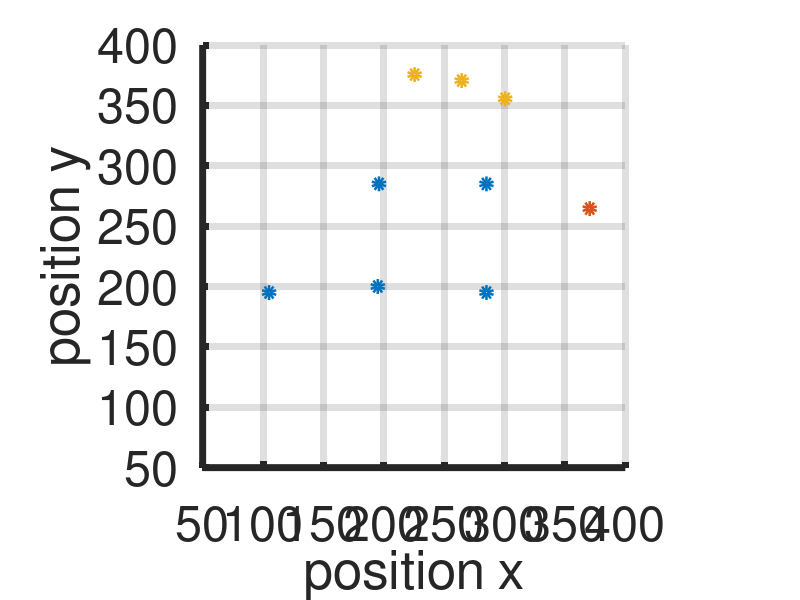

MATLAB code for this plot:
clc
% clear all

%%
lambda = 0.125; 
k = (2.*pi)./lambda; 
xm = [105;195;196;285;285];
ym = [195;200;285;195;285];
s = 3;
f = [1;0.1*ones(s,1)];
w = 1./f;
w = w/sum(w);
r = 150;
theta = pi./12;
theta_sec = linspace(pi./3,1/2.*pi,s);
theta = [theta;theta_sec'];
xrec = 225 + r*cos(theta);
yrec = 225 + r*sin(theta);
xrec = round(xrec) + 0.5;
yrec = round(yrec) + 0.5;
N_a = length(xm);
N_s = length(xrec);
rho = sqrt(xrec.^2+yrec.^2);
theta = atan(yrec./xrec);
xv = (0.5:1:499.5)';
yv = xv;
for i=1:N_s
    pos_x(i,1) = find(xv == xrec(i,1));
    pos_y(i,1) = find(yv == yrec(i,1));
end
for m=1:N_a
    if m==1
        load('amat_105_195.mat');load('pmat_105_195.mat');
    end
    if m==2
        load('amat_195_200.mat');load('pmat_195_200.mat');
    end
    if m==3
        load('amat_196_285.mat');load('pmat_196_285.mat');
    end
    if m==4
        load('amat_285_195.mat');load('pmat_285_195.mat');
    end
    if m==5
        load('amat_285_285.mat');load('pmat_285_285.mat');
    end
    amat = amat/max(amat);
    amat = reshape(amat,500,500);
    pmat = reshape(pmat,500,500);
    for i=1:N_s
        gamma_amp(m,i) = 1/1*amat(pos_x(i,1),pos_y(i,1));
        gamma_ph(m,i) = 1/1*pmat(pos_x(i,1),pos_y(i,1));
    end
end
mu = 2;

%%
d = zeros(N_a,N_s);
zeta = zeros(N_a,N_s);
for m=1:N_a
    for i=1:N_s
        d(m,i) = norm([xm(m,:);ym(m,:)]-[xrec(i,:);yrec(i,:)]);
        zeta(m,i) = k*(xm(m,:)*cos(theta(i,:)) + ym(m,:)*sin(theta(i,:)) + d(m,i));
    end
end

%%
scatter(xm,ym,'LineWidth',5)
hold on
grid on
set(gca, 'LineWidth', 5, 'FontSize', 35)
scatter(rho(1).*cos(theta(1)),rho(1).*sin(theta(1)),'LineWidth',5)
scatter(rho(2:end).*cos(theta(2:end)),rho(2:end).*sin(theta(2:end)),'LineWidth',5)
xlabel('position x')
ylabel('position y')
axis('square')
xlim([50 400])
ylim([50 400])
% legend('T_x','R_x','Adversary')